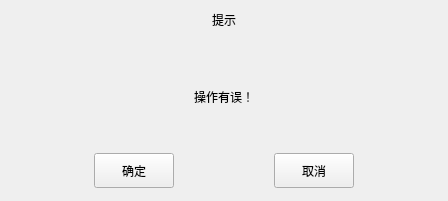
<?xml version="1.0" encoding="UTF-8"?>
<ui version="4.0">
 <class>IndicateWindow</class>
 <widget class="QWidget" name="IndicateWindow">
  <property name="geometry">
   <rect>
    <x>0</x>
    <y>0</y>
    <width>448</width>
    <height>201</height>
   </rect>
  </property>
  <property name="windowTitle">
   <string>IndicateWindow</string>
  </property>
  <layout class="QVBoxLayout" name="verticalLayout">
   <property name="leftMargin">
    <number>0</number>
   </property>
   <property name="topMargin">
    <number>0</number>
   </property>
   <property name="rightMargin">
    <number>0</number>
   </property>
   <property name="bottomMargin">
    <number>0</number>
   </property>
   <item>
    <widget class="QLabel" name="iwLbTitle">
     <property name="minimumSize">
      <size>
       <width>0</width>
       <height>40</height>
      </size>
     </property>
     <property name="maximumSize">
      <size>
       <width>16777215</width>
       <height>40</height>
      </size>
     </property>
     <property name="text">
      <string>提示</string>
     </property>
     <property name="alignment">
      <set>Qt::AlignCenter</set>
     </property>
    </widget>
   </item>
   <item>
    <widget class="QLabel" name="iwLbIndicate">
     <property name="sizePolicy">
      <sizepolicy hsizetype="Preferred" vsizetype="Preferred">
       <horstretch>0</horstretch>
       <verstretch>1</verstretch>
      </sizepolicy>
     </property>
     <property name="text">
      <string>操作有误！</string>
     </property>
     <property name="alignment">
      <set>Qt::AlignCenter</set>
     </property>
    </widget>
   </item>
   <item>
    <layout class="QHBoxLayout" name="horizontalLayout">
     <property name="bottomMargin">
      <number>13</number>
     </property>
     <item>
      <widget class="QPushButton" name="iwBtnOk">
       <property name="minimumSize">
        <size>
         <width>80</width>
         <height>35</height>
        </size>
       </property>
       <property name="maximumSize">
        <size>
         <width>80</width>
         <height>35</height>
        </size>
       </property>
       <property name="text">
        <string>确定</string>
       </property>
      </widget>
     </item>
     <item>
      <widget class="QPushButton" name="iwBtnCancel">
       <property name="minimumSize">
        <size>
         <width>80</width>
         <height>35</height>
        </size>
       </property>
       <property name="maximumSize">
        <size>
         <width>80</width>
         <height>35</height>
        </size>
       </property>
       <property name="text">
        <string>取消</string>
       </property>
      </widget>
     </item>
    </layout>
   </item>
  </layout>
 </widget>
 <layoutdefault spacing="6" margin="11"/>
 <resources/>
 <connections/>
</ui>
